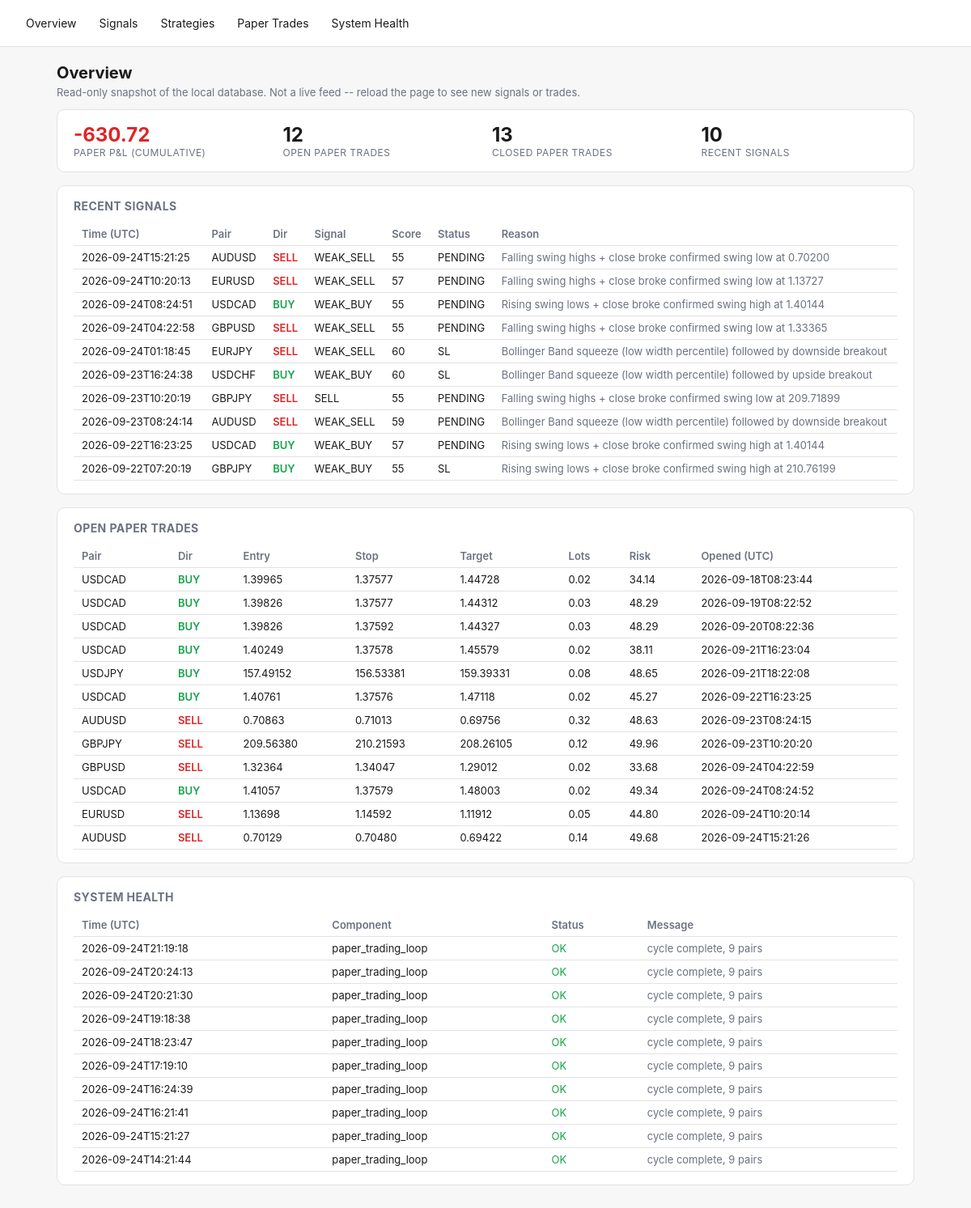
Before: / with the older database file.
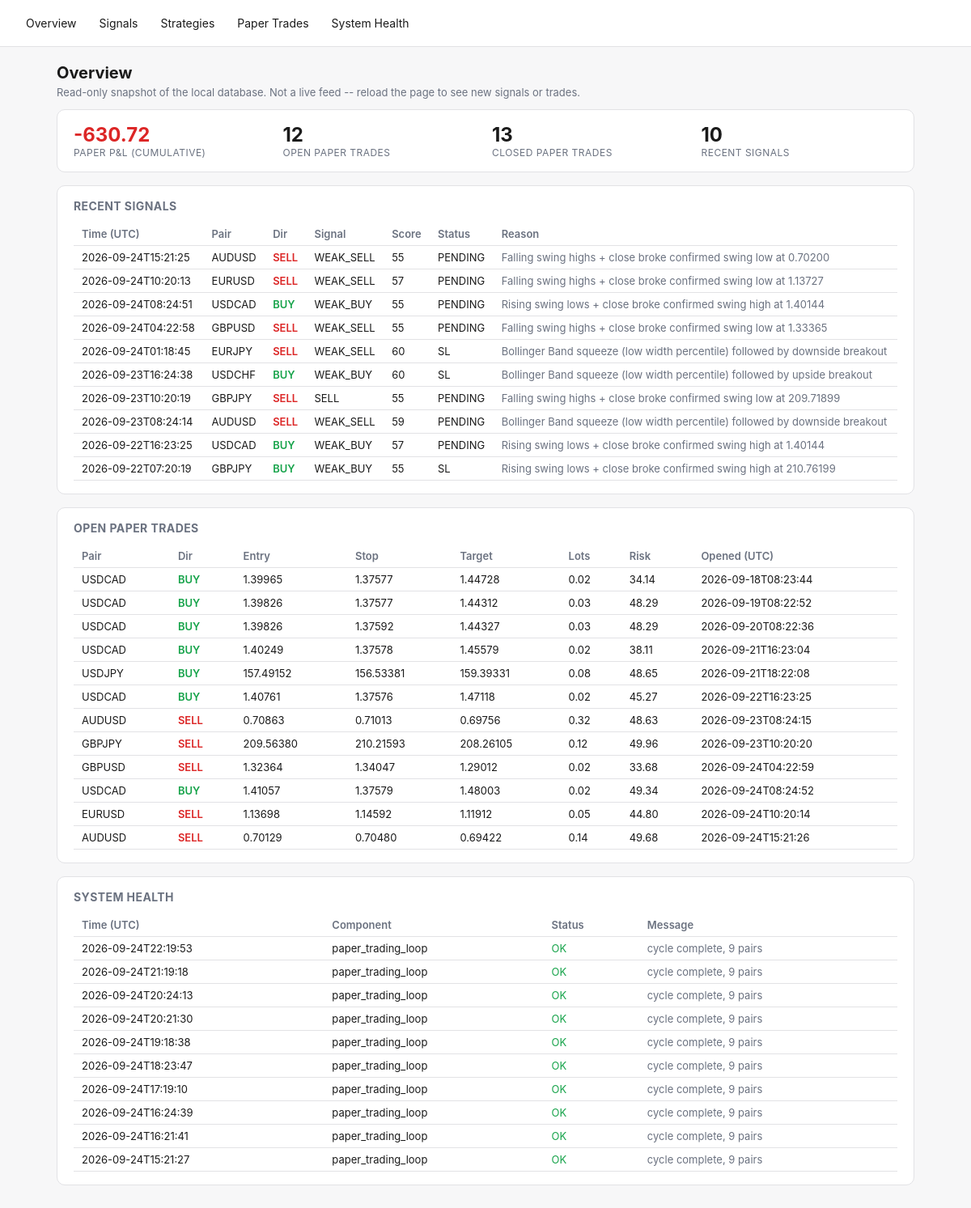
After: the same page with the newer database file.
### tables this page shows
CREATE TABLE signals (
    id TEXT PRIMARY KEY,
    pair TEXT NOT NULL,
    direction TEXT NOT NULL,
    overall_signal TEXT NOT NULL,
    score REAL NOT NULL,
    entry_low REAL, entry_high REAL, stop_loss REAL,
    take_profit_1 REAL, take_profit_2 REAL,
    spread_pips REAL,
    regime TEXT,
    strategies_agree_json TEXT,
    reason TEXT,
    status TEXT NOT NULL DEFAULT 'PENDING',
    created_at TEXT NOT NULL
, timeframe TEXT NOT NULL DEFAULT 'H4');

CREATE TABLE signal_outcomes (
    signal_id TEXT PRIMARY KEY REFERENCES signals(id),
    resolved_at TEXT,
    outcome TEXT,          -- TP | SL | EXPIRED | INVALIDATED
    exit_price REAL,
    pnl_r REAL
);

CREATE TABLE paper_trades (
    id INTEGER PRIMARY KEY AUTOINCREMENT,
    signal_id TEXT REFERENCES signals(id),
    pair TEXT NOT NULL,
    direction TEXT NOT NULL,
    entry_time TEXT NOT NULL,
    entry_price REAL NOT NULL,
    stop_loss REAL NOT NULL,
    take_profit REAL NOT NULL,
    lots REAL,                 -- position size at entry (fx_engine.position_sizing), if it could be computed
    risk_amount REAL,          -- dollar amount risked at entry, lots * stop_distance * pip_value
    exit_time TEXT,
    exit_price REAL,
    exit_reason TEXT,
    pnl_r REAL,
    pnl_amount REAL,           -- real dollar P&L = pnl_r * risk_amount (NULL if risk_amount unknown)
    created_at TEXT NOT NULL
, timeframe TEXT NOT NULL DEFAULT 'H4');

CREATE TABLE system_health (
    id INTEGER PRIMARY KEY AUTOINCREMENT,
    component TEXT NOT NULL,
    status TEXT NOT NULL,       -- OK | WARN | ERROR
    message TEXT,
    checked_at TEXT NOT NULL
);

### fx_engine/dashboard.py (the view)
    @app.route("/")
    def overview():
        d = get_db()
        signals = d.recent_signals(limit=10)
        health = d.recent_health(limit=10)
        open_trades = d.open_paper_trades()
        curve = d.paper_equity_curve()
        latest_equity = curve[-1]["cumulative"] if curve else 0.0
        return render_template(
            "overview.html", signals=signals, health=health, open_trades=open_trades,
            latest_equity=latest_equity, total_closed=len(curve),
        )

### fx_engine/db.py (called while the page is built)
    @contextmanager
    def _conn(self):
        conn = sqlite3.connect(self.path)
        conn.row_factory = sqlite3.Row
        try:
            yield conn
            conn.commit()
        finally:
            conn.close()

    def open_paper_trades(self) -> list[dict]:
        with self._conn() as conn:
            rows = conn.execute("SELECT * FROM paper_trades WHERE exit_time IS NULL").fetchall()
        return [dict(r) for r in rows]

    def recent_signals(self, limit: int = 50) -> list[dict]:
        with self._conn() as conn:
            rows = conn.execute(
                """SELECT s.*, o.outcome, o.pnl_r AS outcome_pnl_r, o.exit_price AS outcome_exit_price
                   FROM signals s LEFT JOIN signal_outcomes o ON o.signal_id = s.id
                   ORDER BY s.created_at DESC LIMIT ?""",
                (limit,),
            ).fetchall()
        return [dict(r) for r in rows]

    def paper_equity_curve(self) -> list[dict]:
        with self._conn() as conn:
            rows = conn.execute(
                """SELECT exit_time, pnl_amount FROM paper_trades
                   WHERE exit_time IS NOT NULL AND pnl_amount IS NOT NULL
                   ORDER BY exit_time ASC"""
            ).fetchall()
        cumulative = 0.0
        curve = []
        for r in rows:
            cumulative += r["pnl_amount"]
            curve.append({"exit_time": r["exit_time"], "pnl_amount": r["pnl_amount"], "cumulative": cumulative})
        return curve

    def recent_health(self, limit: int = 50) -> list[dict]:
        with self._conn() as conn:
            rows = conn.execute(
                "SELECT * FROM system_health ORDER BY id DESC LIMIT ?", (limit,),
            ).fetchall()
        return [dict(r) for r in rows]

### fx_engine/templates/overview.html (shortened to what this page needs)
{% extends "base.html" %}
{% block content %}
<h1>Overview</h1>
<p class="lede">Read-only snapshot of the local database. Not a live feed -- reload the page to see new signals or trades.</p>
<div class="card stat-row">
  <div class="stat">
    <div class="value" style="color:{{ 'var(--green)' if latest_equity >= 0 else 'var(--red)' }}">{{ "%.2f"|format(latest_equity) }}</div>
    <div class="label">Paper P&amp;L (cumulative)</div>
  </div>
  <div class="stat"><div class="value">{{ open_trades|length }}</div><div class="label">Open paper trades</div></div>
  <div class="stat"><div class="value">{{ total_closed }}</div><div class="label">Closed paper trades</div></div>
  <div class="stat"><div class="value">{{ signals|length }}</div><div class="label">Recent signals</div></div>
</div>
<div class="card">
  <h2>Recent Signals</h2>
  <div class="overflow">
  <table>
    <tr><th>Time (UTC)</th><th>Pair</th><th>Dir</th><th>Signal</th><th>Score</th><th>Status</th><th>Reason</th></tr>
    {% for s in signals %}
    <tr>
      <td>{{ s.created_at[:19] }}</td>
      <td>{{ s.pair }}</td>
      <td class="{{ 'buy' if s.direction=='BUY' else 'sell' }}">{{ s.direction }}</td>
      <td>{{ s.overall_signal }}</td>
      <td>{{ "%.0f"|format(s.score) }}</td>
      <td>{{ s.status }}</td>
      <td class="muted">{{ s.reason }}</td>
    </tr>
    {% else %}
    <tr><td colspan="7" class="muted">No signals yet -- run `python -m fx_engine.main signal-once` or `paper`.</td></tr>
    {% endfor %}
  </table>
  </div>
</div>
<div class="card">
  <h2>Open Paper Trades</h2>
  <div class="overflow">
  <table>
    <tr><th>Pair</th><th>Dir</th><th>Entry</th><th>Stop</th><th>Target</th><th>Lots</th><th>Risk</th><th>Opened (UTC)</th></tr>
    {% for t in open_trades %}
    <tr>
      <td>{{ t.pair }}</td>
      <td class="{{ 'buy' if t.direction=='BUY' else 'sell' }}">{{ t.direction }}</td>
      <td>{{ "%.5f"|format(t.entry_price) }}</td>
      <td>{{ "%.5f"|format(t.stop_loss) }}</td>
      <td>{{ "%.5f"|format(t.take_profit) }}</td>
      <td>{{ t.lots if t.lots is not none else "-" }}</td>
      <td>{{ "%.2f"|format(t.risk_amount) if t.risk_amount is not none else "-" }}</td>
      <td>{{ t.entry_time[:19] }}</td>
    </tr>
    {% else %}
    <tr><td colspan="8" class="muted">No open paper trades.</td></tr>
    {% endfor %}
  </table>
  </div>
</div>
<div class="card">
  <h2>System Health</h2>
  <div class="overflow">
  <table>
    <tr><th>Time (UTC)</th><th>Component</th><th>Status</th><th>Message</th></tr>
    {% for h in health %}
    <tr>
      <td>{{ h.checked_at[:19] }}</td>
      <td>{{ h.component }}</td>
      <td class="{{ 'ok' if h.status=='OK' else ('warn' if h.status=='WARN' else 'error') }}">{{ h.status }}</td>
      <td class="muted">{{ h.message }}</td>
    </tr>
    {% else %}
    <tr><td colspan="4" class="muted">No health checks logged yet.</td></tr>
    {% endfor %}
  </table>
  </div>
</div>
{% endblock %}

### fx_engine/templates/base.html (shortened to what this page needs)
<!doctype html>
<html lang="en">
<head>
</head>
<body>
<nav>
  <a href="{{ url_for('overview') }}">Overview</a>
  <a href="{{ url_for('signals_page') }}">Signals</a>
  <a href="{{ url_for('strategies_page') }}">Strategies</a>
  <a href="{{ url_for('paper_trades_page') }}">Paper Trades</a>
  <a href="{{ url_for('health_page') }}">System Health</a>
</nav>
<main>
{% block content %}{% endblock %}
</main>
</body>
</html>

### fx_engine/templates/base.html (style rules this page uses)
:root { --bg:#f7f7f8; --fg:#1a1a1a; --card:#ffffff; --border:#e2e2e5; --accent:#2563eb; --green:#16a34a; --red:#dc2626; --amber:#d97706; --muted:#6b7280; }
* { box-sizing: border-box; }
body { margin:0; font-family:-apple-system,BlinkMacSystemFont,"Segoe UI",sans-serif; background:var(--bg); color:var(--fg); }
nav { display:flex; gap:4px; padding:12px 20px; border-bottom:1px solid var(--border); background:var(--card); flex-wrap:wrap; }
nav a { color:var(--fg); text-decoration:none; padding:8px 12px; border-radius:6px; font-size:14px; }
main { padding:20px; max-width:1100px; margin:0 auto; }
.card { background:var(--card); border:1px solid var(--border); border-radius:10px; padding:16px 20px; margin-bottom:16px; }
table { width:100%; border-collapse:collapse; font-size:13px; }
th, td { text-align:left; padding:6px 10px; border-bottom:1px solid var(--border); white-space:nowrap; }
th { color:var(--muted); font-weight:600; }
.buy { color:var(--green); font-weight:600; }
.sell { color:var(--red); font-weight:600; }
.ok { color:var(--green); }
.muted { color:var(--muted); }
.stat-row { display:flex; gap:16px; flex-wrap:wrap; }
.stat { flex:1; min-width:140px; }
.stat .value { font-size:24px; font-weight:700; }
.stat .label { font-size:12px; color:var(--muted); text-transform:uppercase; letter-spacing:.04em; }
h1 { font-size:20px; margin:0 0 4px; }
h2 { font-size:14px; margin:0 0 12px; color:var(--muted); text-transform:uppercase; letter-spacing:.03em; }
p.lede { color:var(--muted); font-size:13px; margin-top:0; }
.overflow { overflow-x:auto; }

Changed rows visible on the page:
no longer on this page (row unchanged): system_health: checked_at "2026-09-24T14:21:44", component "paper_trading_loop", status "OK", message "cycle complete, 9 pairs"
added system_health: checked_at "2026-09-24T22:19:53", component "paper_trading_loop", status "OK", message "cycle complete, 9 pairs"
